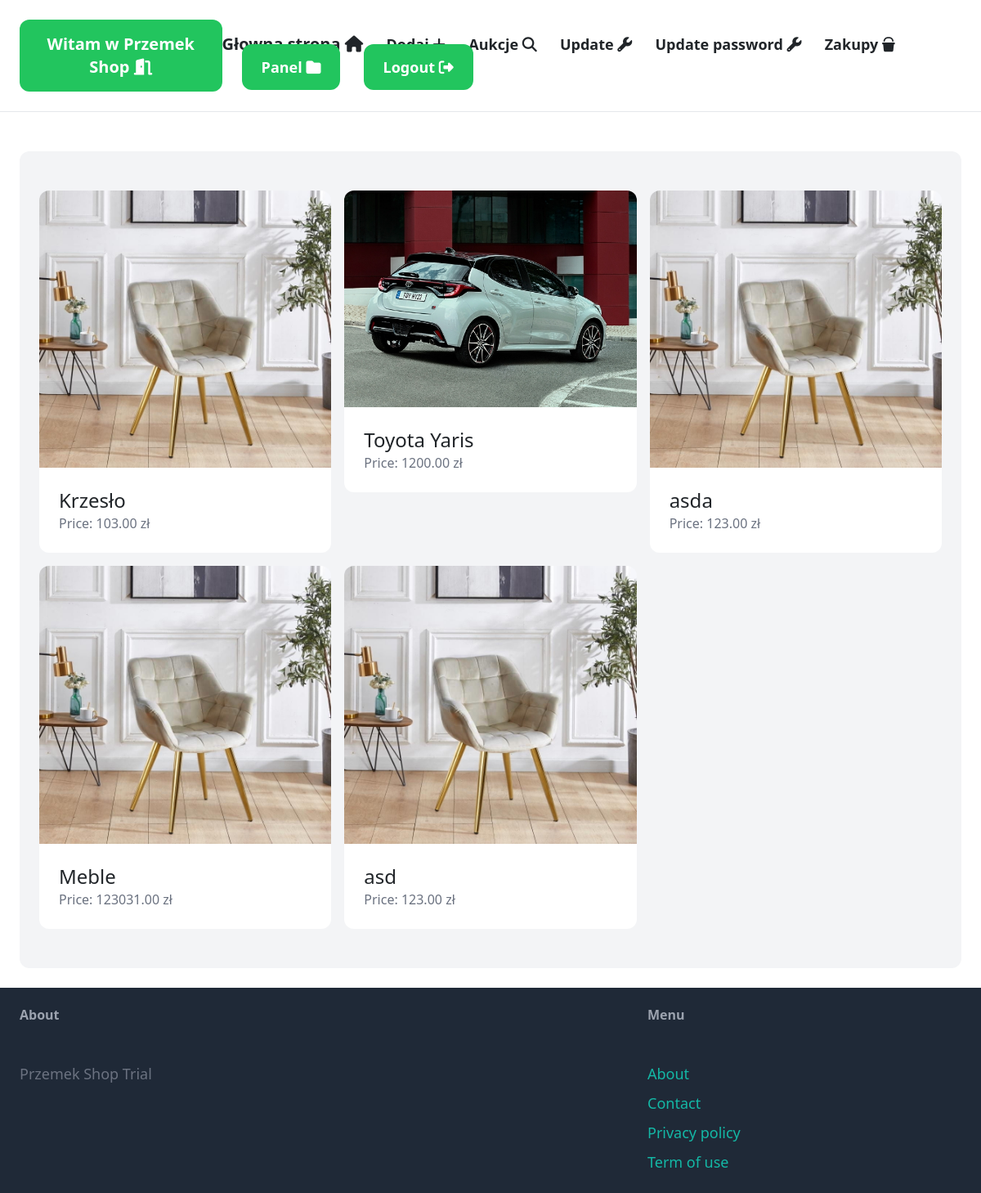
Screenshot of / (signed in) with the database file from the repository.
### przedmioty/models.py (models this page shows, shortened)
class Item(models.Model):
    category = models.ForeignKey(Category, related_name='items', on_delete=models.CASCADE)
    name = models.CharField(max_length=255)
    description = models.TextField(blank=True, null=True)
    price = models.DecimalField(max_digits=12,decimal_places=2)
    min_price = models.FloatField(null=True, blank=True)
    image = models.ImageField(upload_to='item_images', blank=True, null=True)
    is_sold = models.BooleanField(default=False)
    created_by = models.ForeignKey(CustomUser, related_name='items', on_delete=models.CASCADE)
    created_at = models.DateTimeField(auto_now_add=True)

### glowny/views.py (the view)
# urls.py: path('', views.index, name='index'),
def index(request):
    items = Item.objects.filter(is_sold=False)[0:6]
    categories = Category.objects.all()
    return render(request, 'index.html', {
        'categories': categories,
        'items': items,
    })

### glowny/templates/index.html (shortened to what this page needs)
{% extends 'base.html' %}
{% block content %}
    <div class="mt-6 px-6 py-12 bg-gray-100 rounded-xl">
        <div class="grid grid-cols-3 gap-3">
            {% for item in items %}
                <div>
                    <a href="{% url 'item:detail' item.id %}">
                        <div>
                            <img src="{{ item.image.url }}" class="rounded-t-xl">
                        </div>
                        <div class="p-6 bg-white rounded-b-xl">
                            <h2 class="text-2xl">{{ item.name }}</h2>
                            <p class="text-gray-500">Price: {{ item.price }} zł</p>
                        </div>
                    </a>
                </div>
            {% endfor %}
        </div>
    </div>
{% endblock %}

### rows the page displays
Item: image (picture), name "Krzesło", price "103.00"
Item: image (picture), name "Toyota Yaris", price "1200.00"
Item: image (picture), name "asda", price "123.00"
Item: image (picture), name "Meble", price "123031.00"
Item: image (picture), name "asd", price "123.00"
